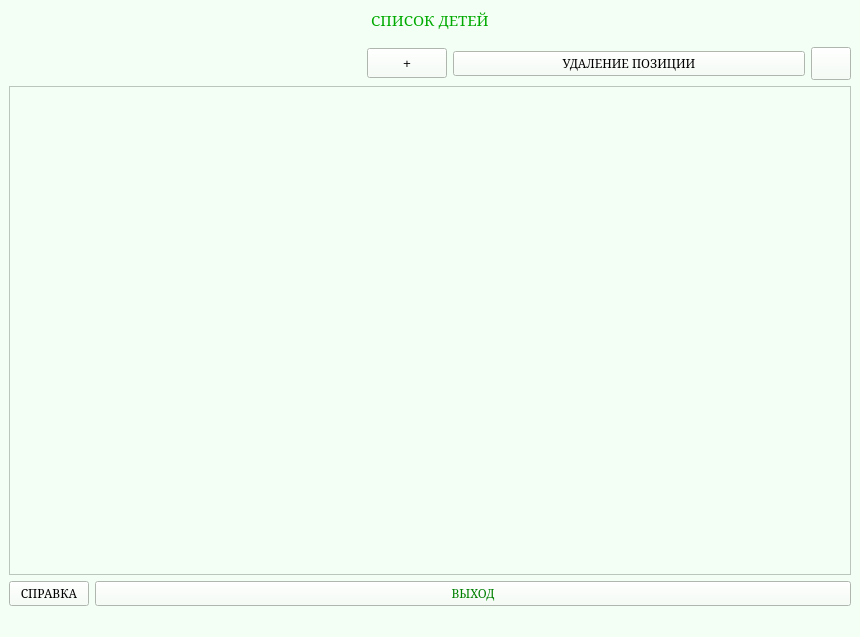
<?xml version="1.0" encoding="UTF-8"?>
<ui version="4.0">
 <class>GLAVNOEOKNO</class>
 <widget class="QMainWindow" name="GLAVNOEOKNO">
  <property name="geometry">
   <rect>
    <x>0</x>
    <y>0</y>
    <width>860</width>
    <height>637</height>
   </rect>
  </property>
  <property name="windowTitle">
   <string>База данных детей</string>
  </property>
  <property name="windowIcon">
   <iconset>
    <normalon>:/img/Quentin/F024.ico</normalon>
   </iconset>
  </property>
  <property name="styleSheet">
   <string notr="true">background-color: rgb(243, 255, 244);</string>
  </property>
  <property name="toolButtonStyle">
   <enum>Qt::ToolButtonIconOnly</enum>
  </property>
  <widget class="QWidget" name="centralwidget">
   <layout class="QVBoxLayout" name="verticalLayout">
    <item>
     <widget class="QLabel" name="zag0">
      <property name="font">
       <font>
        <family>MS Serif</family>
        <pointsize>11</pointsize>
       </font>
      </property>
      <property name="text">
       <string>&lt;html&gt;&lt;head/&gt;&lt;body&gt;&lt;p align=&quot;center&quot;&gt;&lt;span style=&quot; color:#00aa00;&quot;&gt;СПИСОК ДЕТЕЙ&lt;/span&gt;&lt;/p&gt;&lt;/body&gt;&lt;/html&gt;</string>
      </property>
     </widget>
    </item>
    <item>
     <spacer name="verticalSpacer">
      <property name="orientation">
       <enum>Qt::Vertical</enum>
      </property>
      <property name="sizeType">
       <enum>QSizePolicy::Fixed</enum>
      </property>
      <property name="sizeHint" stdset="0">
       <size>
        <width>20</width>
        <height>10</height>
       </size>
      </property>
     </spacer>
    </item>
    <item>
     <layout class="QHBoxLayout" name="horizontalLayout">
      <item>
       <widget class="QLabel" name="zag01">
        <property name="font">
         <font>
          <family>MS Serif</family>
          <pointsize>9</pointsize>
         </font>
        </property>
        <property name="text">
         <string>&lt;html&gt;&lt;head/&gt;&lt;body&gt;&lt;p&gt;&lt;br/&gt;&lt;/p&gt;&lt;/body&gt;&lt;/html&gt;</string>
        </property>
       </widget>
      </item>
      <item>
       <widget class="QPushButton" name="doPol">
        <property name="sizePolicy">
         <sizepolicy hsizetype="Maximum" vsizetype="Fixed">
          <horstretch>0</horstretch>
          <verstretch>0</verstretch>
         </sizepolicy>
        </property>
        <property name="font">
         <font>
          <family>MS Serif</family>
          <pointsize>11</pointsize>
         </font>
        </property>
        <property name="text">
         <string>+</string>
        </property>
       </widget>
      </item>
      <item>
       <widget class="QPushButton" name="udPOLZ">
        <property name="font">
         <font>
          <family>MS Serif</family>
          <pointsize>9</pointsize>
         </font>
        </property>
        <property name="text">
         <string>УДАЛЕНИЕ ПОЗИЦИИ</string>
        </property>
       </widget>
      </item>
      <item>
       <widget class="QPushButton" name="obnn">
        <property name="sizePolicy">
         <sizepolicy hsizetype="Maximum" vsizetype="Minimum">
          <horstretch>0</horstretch>
          <verstretch>0</verstretch>
         </sizepolicy>
        </property>
        <property name="text">
         <string/>
        </property>
        <property name="icon">
         <iconset resource="kartinki.qrc">
          <normaloff>:/img/Quentin/F095.ico</normaloff>:/img/Quentin/F095.ico</iconset>
        </property>
       </widget>
      </item>
     </layout>
    </item>
    <item>
     <widget class="QTableView" name="tableView">
      <property name="styleSheet">
       <string notr="true">font: 75 10pt &quot;MS Sans Serif&quot;;</string>
      </property>
     </widget>
    </item>
    <item>
     <layout class="QHBoxLayout" name="horizontalLayout_2">
      <item>
       <widget class="QPushButton" name="sprG">
        <property name="sizePolicy">
         <sizepolicy hsizetype="Maximum" vsizetype="Fixed">
          <horstretch>0</horstretch>
          <verstretch>0</verstretch>
         </sizepolicy>
        </property>
        <property name="font">
         <font>
          <family>MS Serif</family>
          <pointsize>9</pointsize>
         </font>
        </property>
        <property name="text">
         <string>СПРАВКА</string>
        </property>
       </widget>
      </item>
      <item>
       <widget class="QPushButton" name="vihod">
        <property name="font">
         <font>
          <family>MS Serif</family>
          <pointsize>9</pointsize>
         </font>
        </property>
        <property name="styleSheet">
         <string notr="true">color:green;
</string>
        </property>
        <property name="text">
         <string>ВЫХОД</string>
        </property>
       </widget>
      </item>
     </layout>
    </item>
   </layout>
  </widget>
  <widget class="QMenuBar" name="menubar">
   <property name="geometry">
    <rect>
     <x>0</x>
     <y>0</y>
     <width>860</width>
     <height>21</height>
    </rect>
   </property>
  </widget>
  <widget class="QStatusBar" name="statusbar"/>
 </widget>
 <resources>
  <include location="kartinki.qrc"/>
 </resources>
 <connections/>
</ui>
